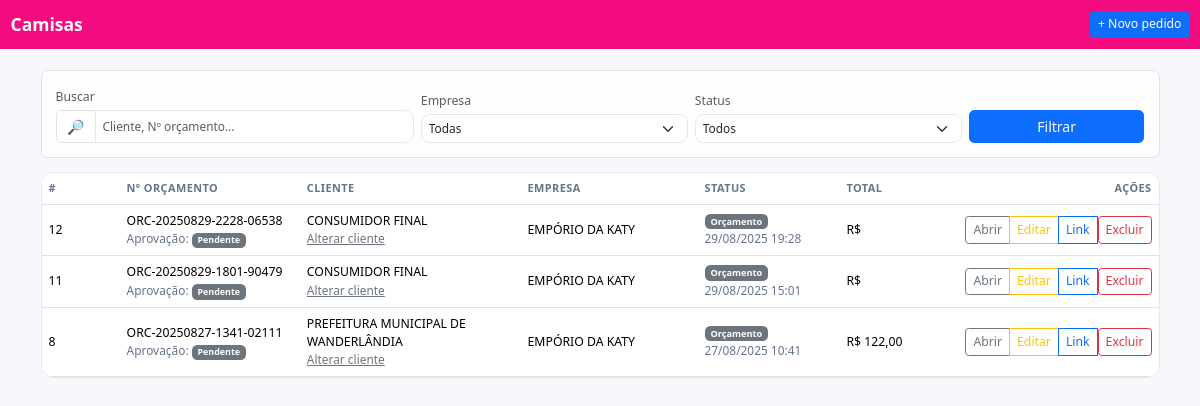
The page /pedidos/ (signed in) on the database its author committed.
### camisas/models.py (models this page shows, shortened)
class Pedido(models.Model):
    STATUS = (
        ("ORC", "Orçamento"),
        ("PEN", "Pendente"),
        ("PROD", "Em Produção"),
        ("FAT", "Faturado/Entregue"),
        ("CANC", "Cancelado"),
    )
    empresa = models.ForeignKey('Empresa', on_delete=models.PROTECT, related_name="pedidos")
    cliente = models.ForeignKey('Cliente', on_delete=models.PROTECT, related_name="pedidos")
    criado_em = models.DateTimeField(default=timezone.now)
    status = models.CharField(max_length=4, choices=STATUS, default="ORC")
    observacao = models.TextField(blank=True, null=True)
    desconto_percentual = models.DecimalField(max_digits=7, decimal_places=2, default=Decimal("0.00"))
    acrescimo_percentual = models.DecimalField(max_digits=7, decimal_places=2, default=Decimal("0.00"))
    orcamento_ocultar_total = models.BooleanField(
        default=False,
        help_text="Se marcado, esconde o bloco de totais e a coluna Subtotal no orçamento."
    )
    numero_orcamento = models.CharField(max_length=40, blank=True, null=True)
    validade = models.DateField(blank=True, null=True)
    condicoes = models.TextField(blank=True, null=True)
    arte = SafeImageField(upload_to=arte_upload_to, blank=True, null=True)
    APPROVAL_CHOICES = (("PEND", "Pendente"), ("APRV", "Aprovado"), ("REJ", "Recusado"))
    approval_token = models.CharField(max_length=64, unique=True, db_index=True, default=gen_approval_token, editable=False)
    approval_status = models.CharField(max_length=4, choices=APPROVAL_CHOICES, default="PEND")
    approval_decided_at = models.DateTimeField(blank=True, null=True)
    approval_decision_ip = models.GenericIPAddressField(blank=True, null=True)
    approval_name = models.CharField(max_length=120, blank=True, null=True)
    approval_email = models.EmailField(blank=True, null=True)
    approval_comment = models.TextField(blank=True, null=True)
    approval_signature = SafeImageField(upload_to="assinaturas/%Y/%m", blank=True, null=True)
    approval_user_agent = models.TextField(blank=True, default="")
    approval_timezone = models.CharField(max_length=64, blank=True, default="")
    approval_hash = models.CharField(max_length=64, blank=True, default="")
    ART_CHOICES = (("PEND", "Pendente"), ("APRV", "Aprovado"), ("REJ", "Recusado"))
    artwork_token = models.CharField(max_length=64, unique=True, db_index=True, default=gen_approval_token, editable=False)
    artwork_status = models.CharField(max_length=4, choices=ART_CHOICES, default="PEND")
    artwork_decided_at = models.DateTimeField(blank=True, null=True)
    artwork_decision_ip = models.GenericIPAddressField(blank=True, null=True)
    artwork_name = models.CharField(max_length=120, blank=True, null=True)
    artwork_email = models.EmailField(blank=True, null=True)
    artwork_comment = models.TextField(blank=True, null=True)
    artwork_signature = SafeImageField(upload_to="assinaturas/%Y/%m", blank=True, null=True)
    artwork_user_agent = models.TextField(blank=True, default="")
    artwork_timezone = models.CharField(max_length=64, blank=True, default="")
    artwork_hash = models.CharField(max_length=64, blank=True, default="")

class Cliente(models.Model):
    empresa = models.ForeignKey(Empresa, on_delete=models.PROTECT, related_name="clientes")
    nome = models.CharField(max_length=120)
    cpf_cnpj = models.CharField(max_length=20, blank=True, null=True)
    email = models.EmailField(blank=True, null=True)
    telefone = models.CharField(max_length=30, blank=True, null=True)
    endereco = models.CharField(max_length=180, blank=True, null=True)
    observacoes = models.TextField(blank=True, null=True)
    def __str__(self) -> str:
        return self.nome

class Empresa(models.Model):
    nome_fantasia = models.CharField(max_length=120)
    razao_social = models.CharField(max_length=180, blank=True, null=True)
    cnpj = models.CharField(max_length=18, blank=True, null=True)
    ie = models.CharField("Inscrição Estadual", max_length=30, blank=True, null=True)
    email = models.EmailField(blank=True, null=True)
    telefone = models.CharField(max_length=30, blank=True, null=True)
    endereco = models.CharField(max_length=180, blank=True, null=True)
    cidade = models.CharField(max_length=80, blank=True, null=True)
    uf = models.CharField(max_length=2, blank=True, null=True)
    logo = models.ImageField(upload_to=logo_upload_to, blank=True, null=True)
    class Meta:
        ordering = ("nome_fantasia",)
    def logo_img_tag(self, height: int = 120) -> str:
        """Pré-visualização segura para usar no admin (readonly_fields)."""
        url = self.logo_url_safe
        if not url:
            return "—"
        return mark_safe(
            f'<img src="{url}" style="max-height:{height}px;border:1px solid #eee;padding:4px;border-radius:6px">'
        )
    logo_img_tag.short_description = "Logo"

### camisas/views.py (the view)
# urls.py: path("pedidos/", views.pedido_list, name="pedido_list"),
@login_required
def pedido_list(request):
    status = request.GET.get("status") or ""
    empresa_id = request.GET.get("empresa") or ""
    q = (request.GET.get("q") or "").strip()
    qs = Pedido.objects.select_related("cliente", "empresa")
    if status:
        qs = qs.filter(status=status)
    if empresa_id:
        qs = qs.filter(empresa_id=empresa_id)
    if q:
        qs = qs.filter(
            Q(cliente__nome__icontains=q) |
            Q(numero_orcamento__icontains=q) |
            Q(approval_token__icontains=q)
        )
    totals = (
        ItemPedido.objects
        .filter(pedido__in=qs)
        .values("pedido_id")
        .annotate(total=Coalesce(Sum(LINE_TOTAL, output_field=Money), ZERO_MONEY))
    )
    tmap = {r["pedido_id"]: r["total"] for r in totals}
    rows = []
    status_dict = dict(Pedido.STATUS)
    apr_dict = dict(Pedido.APPROVAL_CHOICES)
    for p in qs.order_by("-criado_em")[:300]:
        rows.append({
            "id": p.id,
            "numero_orcamento": p.numero_orcamento,
            "cliente_id": getattr(p.cliente, "id", None),
            "cliente": getattr(p.cliente, "nome", str(p.cliente)),
            "empresa": getattr(p.empresa, "nome_fantasia", ""),
            "status": p.status,
            "status_label": status_dict.get(p.status, p.status),
            "total": tmap.get(p.id, ZERO_MONEY),
            "criado_em": p.criado_em,
            "approval_status": p.approval_status,
            "approval_status_label": apr_dict.get(p.approval_status, p.approval_status),
            "approval_token": p.approval_token,
            "approval_decided_at": p.approval_decided_at,
            "approval_name": p.approval_name,
            "approval_email": p.approval_email,
            "approval_decision_ip": p.approval_decision_ip,
            "can_edit_client": (p.status == "ORC"),
        })
    ctx = {
        "empresas": Empresa.objects.all().order_by("nome_fantasia"),
        "rows": rows,
        "sel": {"status": status, "empresa": empresa_id, "q": q},
        "pedido": Pedido,  # para iterar STATUS no template
        "clientes_all": Cliente.objects.only("id", "nome", "cpf_cnpj").order_by("nome"),
    }
    return render(request, "camisas/pedido_list.html", ctx)

### camisas/models.py (called while the page is built)
def gen_approval_token() -> str:
    return uuid4().hex

### camisas/templates/camisas/pedido_list.html (shortened to what this page needs)
<!doctype html>
<html lang="pt-br">
<head>
  <link href="https://cdn.jsdelivr.net/npm/bootstrap@5.3.3/dist/css/bootstrap.min.css" rel="stylesheet" />
</head>
<body>
<nav class="navbar nav-pro navbar-dark">
  <div class="container-fluid">
    <a class="navbar-brand fw-bold" href="{% url 'camisas:home' %}">Camisas</a>
    <div class="ms-auto d-flex gap-2">
      <a class="btn btn-sm btn-primary" href="{% url 'camisas:pedido_create' %}">+ Novo pedido</a>
    </div>
  </div>
</nav>
<main class="container py-3 py-lg-4">
  <div class="sticky-topbar border rounded-3 p-3 mb-3 toolbar">
    <form class="row g-2 align-items-end">
      <div class="col-12 col-md-4">
        <label class="form-label small text-muted mb-1" for="q">Buscar</label>
        <div class="input-group">
          <span class="input-group-text bg-white">🔎</span>
          <input id="q" name="q" type="search" value="{{ sel.q }}" class="form-control"
                 placeholder="Cliente, Nº orçamento…">
        </div>
      </div>
      <div class="col-6 col-md-3">
        <label class="form-label small text-muted mb-1" for="emp">Empresa</label>
        <select id="emp" name="empresa" class="form-select">
          <option value="">Todas</option>
        </select>
      </div>
      <div class="col-6 col-md-3">
        <label class="form-label small text-muted mb-1" for="st">Status</label>
        <select id="st" name="status" class="form-select">
          <option value="">Todos</option>
        </select>
      </div>
      <div class="col-12 col-md-2 d-grid">
        <button class="btn btn-primary">Filtrar</button>
      </div>
    </form>
  </div>
  {% if rows %}
  <div class="card-surface overflow-hidden">
    <div class="table-responsive">
      <table class="table align-middle mb-0">
        <thead>
          <tr>
            <th style="width:8%">#</th>
            <th style="width:18%">Nº Orçamento</th>
            <th style="width:22%">Cliente</th>
            <th style="width:18%">Empresa</th>
            <th style="width:14%">Status</th>
            <th style="width:12%">Total</th>
            <th style="width:8%" class="text-end">Ações</th>
          </tr>
        </thead>
        <tbody>
          {% for r in rows %}
          <tr>
            <td class="text-monospace">{{ r.id }}</td>
            <td>
              {% if r.numero_orcamento %}{{ r.numero_orcamento }}{% else %}<span class="text-muted">—</span>{% endif %}
              {% if r.approval_status %}
              <div class="mini">Aprovação:
                <span class="badge {% if r.approval_status == 'APRV' %}text-bg-success{% elif r.approval_status == 'REJ' %}text-bg-danger{% else %}text-bg-secondary{% endif %}">
                  {{ r.approval_status_label }}
                </span>
              </div>
              {% endif %}
            </td>
            <td>
              {{ r.cliente }}
              {% if r.can_edit_client %}
                <div class="mini">
                  <a class="link-secondary" data-bs-toggle="collapse" href="#chg-{{ r.id }}" role="button" aria-expanded="false" aria-controls="chg-{{ r.id }}">
                    Alterar cliente
                  </a>
                </div>
              {% endif %}
            </td>
            <td>{{ r.empresa }}</td>
            <td>
              <span class="badge {% if r.status == 'FAT' %}text-bg-success{% elif r.status == 'PROD' %}text-bg-primary{% elif r.status == 'PEN' %}text-bg-warning{% elif r.status == 'ORC' %}text-bg-secondary{% else %}text-bg-dark{% endif %}">
                {{ r.status_label }}
              </span>
              <div class="mini">{{ r.criado_em|date:"d/m/Y H:i" }}</div>
            </td>
            <td>R$ {{ r.total|floatformat:2 }}</td>
            <td class="text-end">
              <div class="btn-group">
                <a class="btn btn-sm btn-outline-secondary" href="{% url 'camisas:pedido_detail' r.id %}">Abrir</a>
                <a class="btn btn-sm btn-outline-warning" href="{% url 'camisas:pedido_update' r.id %}">Editar</a>
                {% if r.approval_token %}
                  {% url 'camisas:orcamento_publico' token=r.approval_token as pub_path %}
                  <button class="btn btn-sm btn-outline-primary" type="button"
                          onclick="copyLink('{{ request.scheme }}://{{ request.get_host }}{{ pub_path }}', this)">
                    Link
                  </button>
                {% endif %}
                <form method="post" action="{% url 'camisas:pedido_delete' r.id %}" class="d-inline"
                      onsubmit="return confirm('Excluir o pedido #{{ r.id }}? Esta ação não pode ser desfeita.');">
                  <button class="btn btn-sm btn-outline-danger" type="submit">Excluir</button>
                </form>
              </div>
            </td>
          </tr>
          {% endfor %}
        </tbody>
      </table>
    </div>
  </div>
  {% else %}
    <div class="border rounded-3 bg-white p-4 text-center text-muted">
      Nenhum pedido encontrado.
    </div>
  {% endif %}
</main>
</body>
</html>

### camisas/templates/camisas/pedido_list.html (style rules this page uses)
:root { --ink:#0f172a;--muted:#64748b;--ring:rgba(37,99,235,.18);--g1:#f30c80;--g2:#f30c80;--base-font:14px; }
html { font-size:var(--base-font); }
body { background:#f6f8fb;color:var(--ink); }
.nav-pro { background:linear-gradient(90deg,var(--g1),var(--g2)); }
.sticky-topbar { position:sticky;top:0;z-index:20;background:#ffffffd6;backdrop-filter:blur(6px); }
.toolbar .form-control,.toolbar .form-select { border-radius:.6rem;border-color:#e5e7eb;font-size:.85rem;padding:.35rem .5rem }
.table { font-size:.875rem }
.table thead th { font-size:.78rem;text-transform:uppercase;letter-spacing:.04em;color:#64748b;border-top:0 }
.card-surface { background:#fff;border:1px solid #e5e7eb;border-radius:.9rem }
.mini { font-size:.85rem;color:var(--muted) }

### rows shown on the page
Pedido: numero_orcamento "ORC-20250829-2228-06538", criado_em "29/08/2025 19:28"
Cliente: cliente "CONSUMIDOR FINAL" "CONSUMIDOR FINAL"
Empresa: empresa "EMPÓRIO DA KATY" "EMPÓRIO DA KATY" "EMPÓRIO DA KATY"
Pedido: numero_orcamento "ORC-20250829-1801-90479", criado_em "29/08/2025 15:01"
Pedido: numero_orcamento "ORC-20250827-1341-02111", criado_em "27/08/2025 10:41"
Cliente: cliente "PREFEITURA MUNICIPAL DE WANDERLÂNDIA"

### other values the page prints
{{ r.id }} "12" "11" "8"
{{ r.approval_status_label }} "Pendente" "Pendente" "Pendente"
{{ r.status_label }} "Orçamento" "Orçamento" "Orçamento"
{{ r.total|floatformat:2 }} "122,00"
